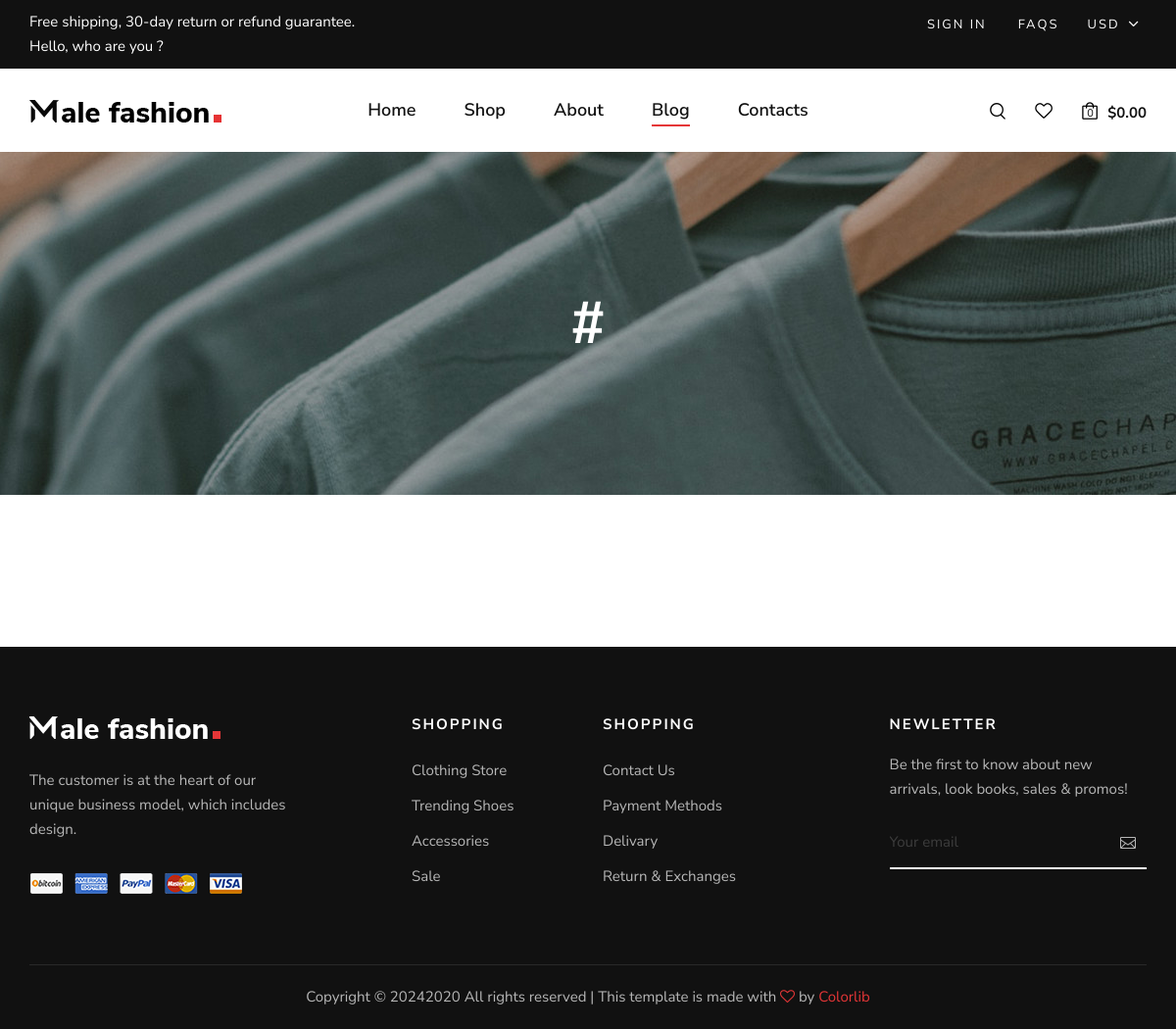
/blog/, run on an earlier commit of the app's database.
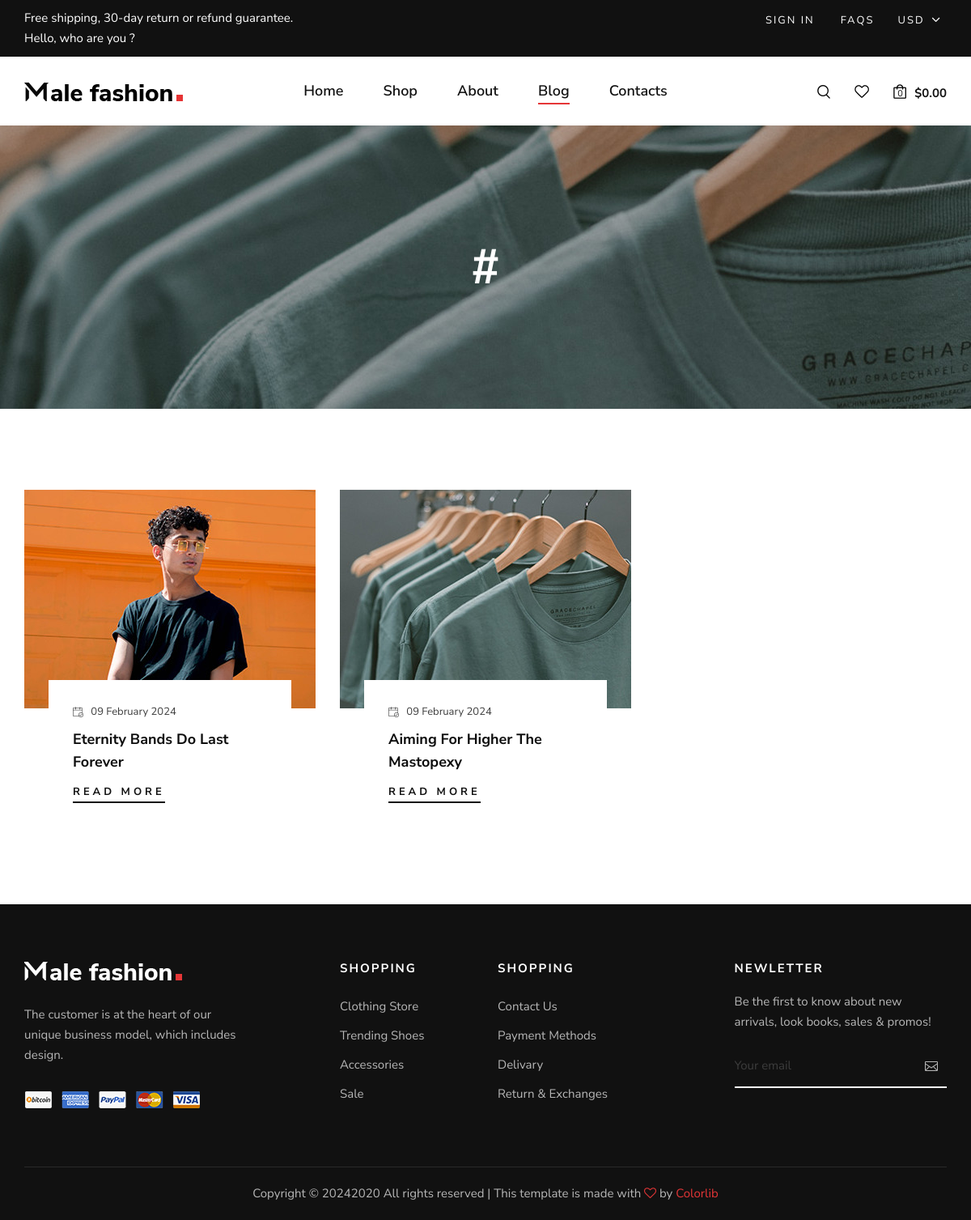
And on a later commit of the database.
### blogs/models.py (models this page shows, shortened)
class PostModel(models.Model):
    title = models.CharField(max_length=64)
    description = models.TextField()
    short_description = models.TextField(null=True)
    image = models.ImageField(upload_to="posts")
    tags = models.ManyToManyField(TagModel)
    author = models.ForeignKey(AuthorModel, on_delete=models.CASCADE)
    created_at = models.DateTimeField(auto_now_add=True)
    updated_at = models.DateTimeField(auto_now=True)
    class Meta:
        verbose_name = "Post"
        verbose_name_plural = "Posts"

### pages/views.py (the view)
# urls.py: path('blog/', BlogPageView.as_view(), name='blog'),
class BlogPageView(ListView):
    template_name = "blog.html"
    model = PostModel
    context_object_name = "posts"
    def get_queryset(self):
        posts = PostModel.objects.all()
        tag = self.request.GET.get("tag")
        if tag:
            posts = PostModel.objects.filter(tags__title=tag)
        return posts

### templates/blog.html
{% extends 'layouts/base.html' %}
{% block content %}
{% load static %}
    <section class="breadcrumb-blog set-bg" data-setbg="{% static 'img/breadcrumb-bg.jpg' %}">
        <div class="container">
            <div class="row">
                <div class="col-lg-12">
                    <h2>#{{ request.GET.tag }}</h2>
                </div>
            </div>
        </div>
    </section>
    <section class="blog spad">
        <div class="container">
            <div class="row">
                {% for post in posts %}
                    <div class="col-lg-4 col-md-6 col-sm-6">
                        <div class="blog__item">
                            <div class="blog__item__pic set-bg" data-setbg="{{ post.image.url }}"></div>
                            <div class="blog__item__text">
                                <span><img src="{% static 'img/icon/calendar.png' %}" alt=""> {{ post.created_at|date:'d F Y' }} </span>
                                <h5>{{ post.title }}</h5>
                                <a href="{% url 'blogs:detail' pk=post.pk %}">Read More</a>
                            </div>
                        </div>
                    </div>
                {% endfor %}
            </div>
        </div>
    </section>
{% endblock %}

### templates/layouts/base.html (shortened to what this page needs)
{% load static %}
<!DOCTYPE html>
<html lang="zxx">
<head>
    <link rel="stylesheet" href="{% static 'css/bootstrap.min.css' %}" type="text/css">
    <link rel="stylesheet" href="{% static 'css/font-awesome.min.css' %}" type="text/css">
    <link rel="stylesheet" href="{% static 'css/elegant-icons.css' %}" type="text/css">
    <link rel="stylesheet" href="{% static 'css/magnific-popup.css' %}" type="text/css">
    <link rel="stylesheet" href="{% static 'css/nice-select.css' %}" type="text/css">
    <link rel="stylesheet" href="{% static 'css/owl.carousel.min.css' %}" type="text/css">
    <link rel="stylesheet" href="{% static 'css/slicknav.min.css' %}" type="text/css">
    <link rel="stylesheet" href="{% static 'css/style.css' %}" type="text/css">
</head>
<body>
    {% include 'layouts/header.html' %}
    {% block content %}
    {% endblock %}
    {% include 'layouts/footer.html' %}
</body>
</html>

### templates/layouts/navbar.html (shortened to what this page needs)
{% load static %}

### templates/layouts/header.html (shortened to what this page needs)
{% load static %}
<header class="header">
    <div class="header__top">
        <div class="container">
            <div class="row">
                <div class="col-lg-6 col-md-7">
                    <div class="header__top__left">
                        <p>Free shipping, 30-day return or refund guarantee.</p>
                        {% if request.user.is_authenticated %}
                            <p>Hello, {{ request.user.username }}</p>
                        {% else %}
                            <p>Hello, who are you ?</p>
                        {% endif %}
                    </div>
                </div>
                <div class="col-lg-6 col-md-5">
                    <div class="header__top__right">
                        <div class="header__top__links">
                            {% if request.user.is_authenticated %}
                                <a href="{% url 'users:signout' %}">Sign out</a>
                            {% else %}
                                <a href="{% url 'users:signin' %}">Sign in</a>
                            {% endif %}
                            <a href="#">FAQs</a>
                        </div>
                        <div class="header__top__hover">
                            <span>Usd <i class="arrow_carrot-down"></i></span>
                        </div>
                    </div>
                </div>
            </div>
        </div>
    </div>
    <div class="container">
        <div class="row">
            <div class="col-lg-3 col-md-3">
                <div class="header__logo">
                    <a href="{% url 'pages:home' %}"><img src="{% static 'img/logo.png' %}" alt=""></a>
                </div>
            </div>
            <div class="col-lg-6 col-md-6">
                <nav class="header__menu mobile-menu">
                    <ul>
                        <li class="{% if request.path == '/' %} active {% endif %}"><a href="{% url 'pages:home' %}">Home</a></li>
                        <li class="{% if request.path == '/shop/' %} active {% endif %}"><a href="{% url 'pages:shop' %}">Shop</a></li>
                        <li class="{% if request.path == '/about/' %} active {% endif %}"><a href="{% url 'pages:about' %}">About</a></li>
                        <li class="{% if request.path == '/blog/' %} active {% endif %}"><a href="{% url 'pages:blog' %}">Blog</a></li>
                        <li class="{% if request.path == '/contact/' %} active {% endif %}"><a href="{% url 'pages:contact' %}">Contacts</a></li>
                    </ul>
                </nav>
            </div>
            <div class="col-lg-3 col-md-3">
                <div class="header__nav__option">
                    <a href="#" class="search-switch"><img src="{% static 'img/icon/search.png' %}" alt=""></a>
                    <a href="{% url 'products:wishlist' %}"><img src="{% static 'img/icon/heart.png' %}" alt=""></a>
                    <a href="#"><img src="{% static 'img/icon/cart.png' %}" alt=""> <span>0</span></a>
                    <div class="price">$0.00</div>
                </div>
            </div>
        </div>
    </div>
</header>

### templates/layouts/footer.html (shortened to what this page needs)
{% load static %}
<footer class="footer">
    <div class="container">
        <div class="row">
            <div class="col-lg-3 col-md-6 col-sm-6">
                <div class="footer__about">
                    <div class="footer__logo">
                        <a href="#"><img src="{% static 'img/footer-logo.png' %}" alt=""></a>
                    </div>
                    <p>The customer is at the heart of our unique business model, which includes design.</p>
                    <a href="#"><img src="{% static 'img/payment.png' %}" alt=""></a>
                </div>
            </div>
            <div class="col-lg-2 offset-lg-1 col-md-3 col-sm-6">
                <div class="footer__widget">
                    <h6>Shopping</h6>
                    <ul>
                        <li><a href="#">Clothing Store</a></li>
                        <li><a href="#">Trending Shoes</a></li>
                        <li><a href="#">Accessories</a></li>
                        <li><a href="#">Sale</a></li>
                    </ul>
                </div>
            </div>
            <div class="col-lg-2 col-md-3 col-sm-6">
                <div class="footer__widget">
                    <h6>Shopping</h6>
                    <ul>
                        <li><a href="#">Contact Us</a></li>
                        <li><a href="#">Payment Methods</a></li>
                        <li><a href="#">Delivary</a></li>
                        <li><a href="#">Return & Exchanges</a></li>
                    </ul>
                </div>
            </div>
            <div class="col-lg-3 offset-lg-1 col-md-6 col-sm-6">
                <div class="footer__widget">
                    <h6>NewLetter</h6>
                    <div class="footer__newslatter">
                        <p>Be the first to know about new arrivals, look books, sales & promos!</p>
                        <form action="#">
                            <input type="text" placeholder="Your email">
                            <button type="submit"><span class="icon_mail_alt"></span></button>
                        </form>
                    </div>
                </div>
            </div>
        </div>
        <div class="row">
            <div class="col-lg-12 text-center">
                <div class="footer__copyright__text">
                    <p>Copyright ©
                        2020
                        All rights reserved | This template is made with <i class="fa fa-heart-o"
                        aria-hidden="true"></i> by <a href="https://colorlib.com" target="_blank">Colorlib</a>
                    </p>
                </div>
            </div>
        </div>
    </div>
</footer>

What changed in the data, as far as the page shows it:
added PostModel: shows a picture, created_at "09 February 2024", title "Eternity Bands Do Last Forever"
added PostModel: shows a picture, created_at "09 February 2024", title "Aiming For Higher The Mastopexy"
